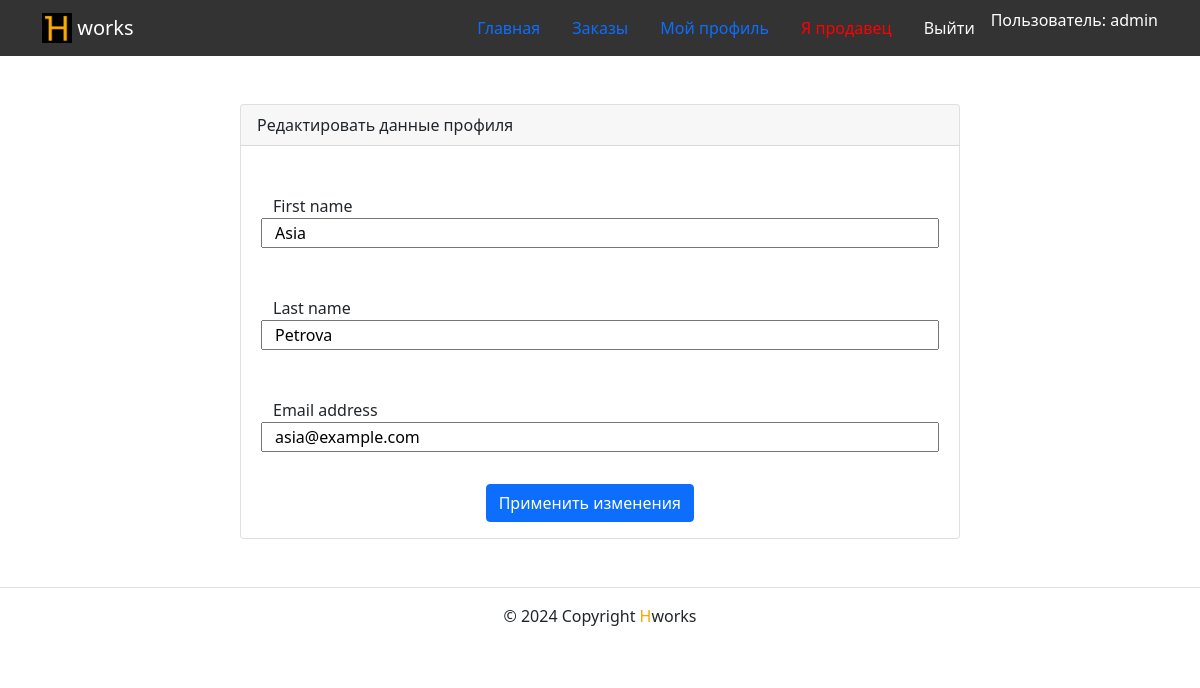
Before: /auth/update/Asia/ (signed in) with the older database file.
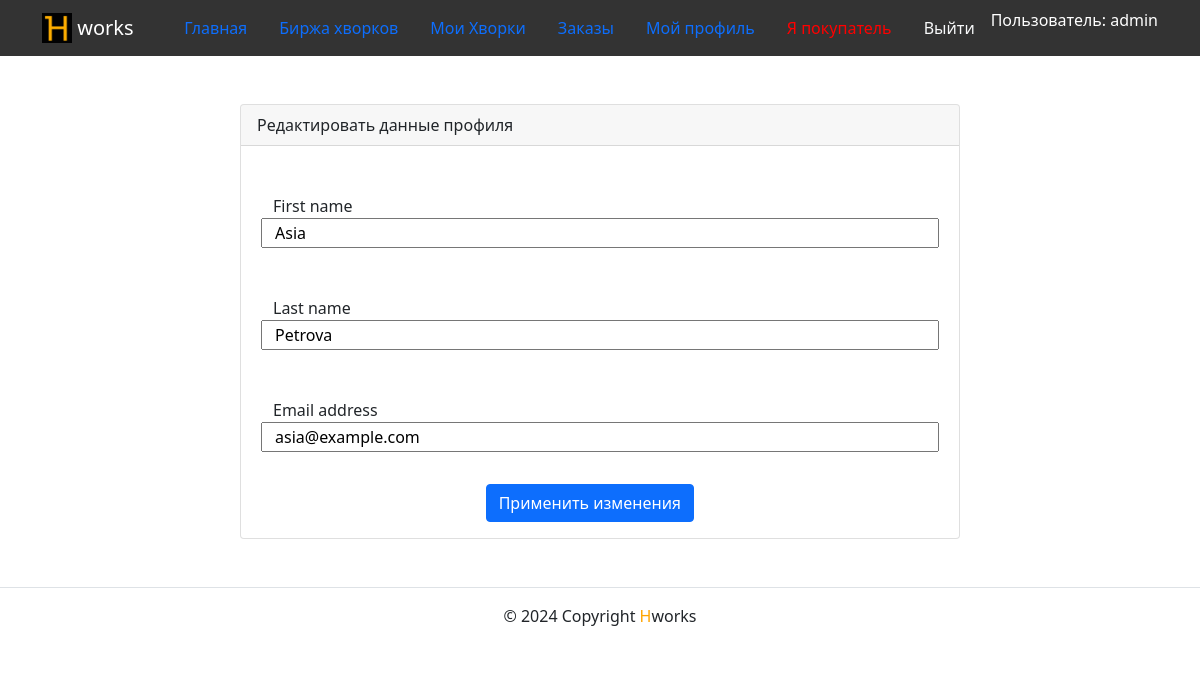
After: the same page with the newer database file.
### users/views.py (the view, shortened to what this page needs)
# urls.py: path('update/<str:username>/', views.user_update, name='user_update'),
@login_required
def user_update(request, username):
    user = get_object_or_404(User, username=username)
    if request.method == 'GET':
        if user.is_freelancer:
            user_form = FullUserForm(instance=user)
        else:
            user_form = ShortUserForm(instance=user)
        template = 'users/edit.html'
        context = {'form': user_form, 'username': user.get_username()}
        return render(request, template, context)

### users/forms.py
class ShortUserForm(ModelForm):
    class Meta:
        model = User
        fields = ('first_name', 'last_name', 'email')

### templates/users/edit.html (shortened to what this page needs)
{% extends "base.html" %}
{% block content %}
  <div class="row justify-content-center">
    <div class="col-md-8 p-5">
      <div class="card">
        <div class="card-header">
          Редактировать данные профиля
        </div>
        <div class="card-body">
            <form method="post" action="{% url 'users:user_update' username %}">
              {% for field in form %}
              <div class="form-group row my-3 p-3">
                <label for="{{ field.id_for_label }}">
                  {{ field.label }}
                </label>
                {{ field }}
              </div>
              {% endfor %}
              <div class="col-md-6 offset-md-4">
                <button type="submit" class="btn btn-primary">
                  Применить изменения
                </button>
              </div>
            </form>
          </div>
        </div>
      </div>
  </div>
{% endblock %}

### templates/includes/header.html (shortened to what this page needs)
{% load static %}
<nav class="navbar navbar-light" style="background-color: #333333">
    <div class="container">
    <a class="navbar-brand" href="{% url 'hworks:index' %}">
        <img src="{% static 'img/logo.png' %}" width="30" height="30" class="d-inline-block align-top" alt="">
        <span style="color:white">works</span>
    </a>
    <ul class="nav nav-pills">
      <li class="nav-item">
        <a class="nav-link {% if request.resolver_match.view_name  == 'hworks:index' %} active {% endif %}" href="{% url 'hworks:index' %}">Главная</a>
    </li>
    {% if user.is_authenticated %}
    {% if user.is_freelancer %}
    <li class="nav-item">
      <a class="nav-link {% if request.resolver_match.view_name  == 'hworks:hwork_ist' %} active {% endif %}" href="{% url 'hworks:hwork_ist' %}">Биржа хворков</a>
    </li>
    <li class="nav-item">
      <a class="nav-link {% if request.resolver_match.view_name  == 'hworks:my_hworks' %} active {% endif %}" href="{% url 'hworks:my_hworks' %}">Мои Хворки</a>
    </li>
    {% endif %}
    <li class="nav-item">
      <a class="nav-link {% if request.resolver_match.view_name  == 'hworks:orders_list' %} active {% endif %}" href="{% url 'hworks:orders_list' %}">Заказы</a>
    </li>
    <li class="nav-item">
      <a class="nav-link {% if request.resolver_match.view_name  == 'hworks:profile' %} active {% endif %}" href="{% url 'hworks:profile' user.username %}">Мой профиль</a>
    </li>
    <li class="nav-item">
      <a class="nav-link link-light {% if request.resolver_match.view_name  == 'users:change_status' %} active {% endif %}" onclick="document.getElementById('change_status_form').submit();">
        <span style="color: red">
          {% if user.is_freelancer %}
          Я покупатель
          {% else %}
          Я продавец
          {% endif %}
        </span>
      </a>
    </li>
    <li class="nav-item">
      <a class="nav-link link-light {% if request.resolver_match.view_name  == 'users:logout' %} active {% endif %}" onclick="document.getElementById('logout_form').submit();">Выйти</a>
    </li>
    <li>
      <span style="color: white">Пользователь: {{ user.username }}</span>
    </li>
    {% endif %}
  </ul>
  </div>
</nav>

Changed rows visible on the page:
changed HworksUser "admin": is_freelancer False → True (drawn)
Other visible differences:
text no longer shown: "Я продавец"
text now shown: "Биржа хворков Мои Хворки Я покупатель"
